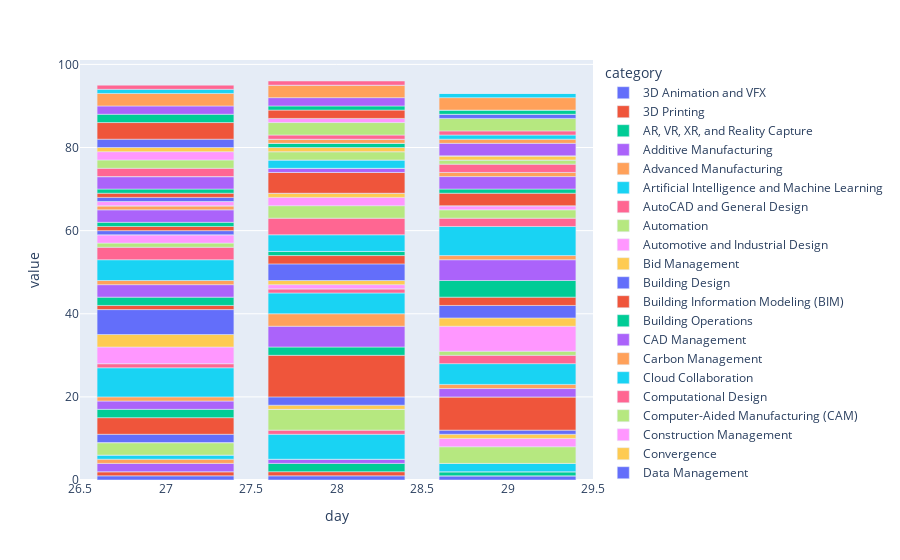

Source (notebook cell):
### Code cell
data_categories = class_attendees_per_categories.groupby(['day', 'category'])['day'].count().unstack('category').fillna(0)
# print(data.head())
data_categories.plot(kind='bar', color="category")
# data.plot(kind='bar', stacked=True)

### Figure 1 — Plotly figure (JSON) as saved in the notebook; plotly's stock layout.template omitted (floating-point values rounded to 4 significant figures)
{"data": [{"alignmentgroup": "True", "hovertemplate": "category=3D Animation and VFX<br>day=%{x}<br>value=%{y}<extra></extra>", "legendgroup": "3D Animation and VFX", "marker": {"color": "#636efa", "pattern": {"shape": ""}}, "name": "3D Animation and VFX", "offsetgroup": "3D Animation and VFX", "orientation": "v", "showlegend": true, "textposition": "auto", "type": "bar", "x": [27, 28, 29], "xaxis": "x", "y": [1, 1, 1], "yaxis": "y"}, {"alignmentgroup": "True", "hovertemplate": "category=3D Printing<br>day=%{x}<br>value=%{y}<extra></extra>", "legendgroup": "3D Printing", "marker": {"color": "#EF553B", "pattern": {"shape": ""}}, "name": "3D Printing", "offsetgroup": "3D Printing", "orientation": "v", "showlegend": true, "textposition": "auto", "type": "bar", "x": [27, 28, 29], "xaxis": "x", "y": [1, 1, 0], "yaxis": "y"}, {"alignmentgroup": "True", "hovertemplate": "category=AR, VR, XR, and Reality Capture<br>day=%{x}<br>value=%{y}<extra></extra>", "legendgroup": "AR, VR, XR, and Reality Capture", "marker": {"color": "#00cc96", "pattern": {"shape": ""}}, "name": "AR, VR, XR, and Reality Capture", "offsetgroup": "AR, VR, XR, and Reality Capture", "orientation": "v", "showlegend": true, "textposition": "auto", "type": "bar", "x": [27, 28, 29], "xaxis": "x", "y": [0, 2, 1], "yaxis": "y"}, {"alignmentgroup": "True", "hovertemplate": "category=Additive Manufacturing<br>day=%{x}<br>value=%{y}<extra></extra>", "legendgroup": "Additive Manufacturing", "marker": {"color": "#ab63fa", "pattern": {"shape": ""}}, "name": "Additive Manufacturing", "offsetgroup": "Additive Manufacturing", "orientation": "v", "showlegend": true, "textposition": "auto", "type": "bar", "x": [27, 28, 29], "xaxis": "x", "y": [2, 1, 0], "yaxis": "y"}, {"alignmentgroup": "True", "hovertemplate": "category=Advanced Manufacturing<br>day=%{x}<br>value=%{y}<extra></extra>", "legendgroup": "Advanced Manufacturing", "marker": {"color": "#FFA15A", "pattern": {"shape": ""}}, "name": "Advanced Manufacturing", "offsetgroup": "Advanced Manufacturing", "orientation": "v", "showlegend": true, "textposition": "auto", "type": "bar", "x": [27, 28, 29], "xaxis": "x", "y": [1, 0, 0], "yaxis": "y"}, {"alignmentgroup": "True", "hovertemplate": "category=Artificial Intelligence and Machine Learning<br>day=%{x}<br>value=%{y}<extra></extra>", "legendgroup": "Artificial Intelligence and Machine Learning", "marker": {"color": "#19d3f3", "pattern": {"shape": ""}}, "name": "Artificial Intelligence and Machine Learning", "offsetgroup": "Artificial Intelligence and Machine Learning", "orientation": "v", "showlegend": true, "textposition": "auto", "type": "bar", "x": [27, 28, 29], "xaxis": "x", "y": [1, 6, 2], "yaxis": "y"}, {"alignmentgroup": "True", "hovertemplate": "category=AutoCAD and General Design<br>day=%{x}<br>value=%{y}<extra></extra>", "legendgroup": "AutoCAD and General Design", "marker": {"color": "#FF6692", "pattern": {"shape": ""}}, "name": "AutoCAD and General Design", "offsetgroup": "AutoCAD and General Design", "orientation": "v", "showlegend": true, "textposition": "auto", "type": "bar", "x": [27, 28, 29], "xaxis": "x", "y": [0, 1, 0], "yaxis": "y"}, {"alignmentgroup": "True", "hovertemplate": "category=Automation<br>day=%{x}<br>value=%{y}<extra></extra>", "legendgroup": "Automation", "marker": {"color": "#B6E880", "pattern": {"shape": ""}}, "name": "Automation", "offsetgroup": "Automation", "orientation": "v", "showlegend": true, "textposition": "auto", "type": "bar", "x": [27, 28, 29], "xaxis": "x", "y": [3, 5, 4], "yaxis": "y"}, {"alignmentgroup": "True", "hovertemplate": "category=Automotive and Industrial Design<br>day=%{x}<br>value=%{y}<extra></extra>", "legendgroup": "Automotive and Industrial Design", "marker": {"color": "#FF97FF", "pattern": {"shape": ""}}, "name": "Automotive and Industrial Design", "offsetgroup": "Automotive and Industrial Design", "orientation": "v", "showlegend": true, "textposition": "auto", "type": "bar", "x": [27, 28, 29], "xaxis": "x", "y": [0, 0, 2], "yaxis": "y"}, {"alignmentgroup": "True", "hovertemplate": "category=Bid Management<br>day=%{x}<br>value=%{y}<extra></extra>", "legendgroup": "Bid Management", "marker": {"color": "#FECB52", "pattern": {"shape": ""}}, "name": "Bid Management", "offsetgroup": "Bid Management", "orientation": "v", "showlegend": true, "textposition": "auto", "type": "bar", "x": [27, 28, 29], "xaxis": "x", "y": [0, 1, 1], "yaxis": "y"}, {"alignmentgroup": "True", "hovertemplate": "category=Building Design<br>day=%{x}<br>value=%{y}<extra></extra>", "legendgroup": "Building Design", "marker": {"color": "#636efa", "pattern": {"shape": ""}}, "name": "Building Design", "offsetgroup": "Building Design", "orientation": "v", "showlegend": true, "textposition": "auto", "type": "bar", "x": [27, 28, 29], "xaxis": "x", "y": [2, 2, 1], "yaxis": "y"}, {"alignmentgroup": "True", "hovertemplate": "category=Building Information Modeling (BIM)<br>day=%{x}<br>value=%{y}<extra></extra>", "legendgroup": "Building Information Modeling (BIM)", "marker": {"color": "#EF553B", "pattern": {"shape": ""}}, "name": "Building Information Modeling (BIM)", "offsetgroup": "Building Information Modeling (BIM)", "orientation": "v", "showlegend": true, "textposition": "auto", "type": "bar", "x": [27, 28, 29], "xaxis": "x", "y": [4, 10, 8], "yaxis": "y"}, {"alignmentgroup": "True", "hovertemplate": "category=Building Operations<br>day=%{x}<br>value=%{y}<extra></extra>", "legendgroup": "Building Operations", "marker": {"color": "#00cc96", "pattern": {"shape": ""}}, "name": "Building Operations", "offsetgroup": "Building Operations", "orientation": "v", "showlegend": true, "textposition": "auto", "type": "bar", "x": [27, 28, 29], "xaxis": "x", "y": [2, 2, 0], "yaxis": "y"}, {"alignmentgroup": "True", "hovertemplate": "category=CAD Management<br>day=%{x}<br>value=%{y}<extra></extra>", "legendgroup": "CAD Management", "marker": {"color": "#ab63fa", "pattern": {"shape": ""}}, "name": "CAD Management", "offsetgroup": "CAD Management", "orientation": "v", "showlegend": true, "textposition": "auto", "type": "bar", "x": [27, 28, 29], "xaxis": "x", "y": [2, 5, 2], "yaxis": "y"}, {"alignmentgroup": "True", "hovertemplate": "category=Carbon Management<br>day=%{x}<br>value=%{y}<extra></extra>", "legendgroup": "Carbon Management", "marker": {"color": "#FFA15A", "pattern": {"shape": ""}}, "name": "Carbon Management", "offsetgroup": "Carbon Management", "orientation": "v", "showlegend": true, "textposition": "auto", "type": "bar", "x": [27, 28, 29], "xaxis": "x", "y": [1, 3, 1], "yaxis": "y"}, {"alignmentgroup": "True", "hovertemplate": "category=Cloud Collaboration<br>day=%{x}<br>value=%{y}<extra></extra>", "legendgroup": "Cloud Collaboration", "marker": {"color": "#19d3f3", "pattern": {"shape": ""}}, "name": "Cloud Collaboration", "offsetgroup": "Cloud Collaboration", "orientation": "v", "showlegend": true, "textposition": "auto", "type": "bar", "x": [27, 28, 29], "xaxis": "x", "y": [7, 5, 5], "yaxis": "y"}, {"alignmentgroup": "True", "hovertemplate": "category=Computational Design<br>day=%{x}<br>value=%{y}<extra></extra>", "legendgroup": "Computational Design", "marker": {"color": "#FF6692", "pattern": {"shape": ""}}, "name": "Computational Design", "offsetgroup": "Computational Design", "orientation": "v", "showlegend": true, "textposition": "auto", "type": "bar", "x": [27, 28, 29], "xaxis": "x", "y": [1, 1, 2], "yaxis": "y"}, {"alignmentgroup": "True", "hovertemplate": "category=Computer-Aided Manufacturing (CAM)<br>day=%{x}<br>value=%{y}<extra></extra>", "legendgroup": "Computer-Aided Manufacturing (CAM)", "marker": {"color": "#B6E880", "pattern": {"shape": ""}}, "name": "Computer-Aided Manufacturing (CAM)", "offsetgroup": "Computer-Aided Manufacturing (CAM)", "orientation": "v", "showlegend": true, "textposition": "auto", "type": "bar", "x": [27, 28, 29], "xaxis": "x", "y": [0, 0, 1], "yaxis": "y"}, {"alignmentgroup": "True", "hovertemplate": "category=Construction Management<br>day=%{x}<br>value=%{y}<extra></extra>", "legendgroup": "Construction Management", "marker": {"color": "#FF97FF", "pattern": {"shape": ""}}, "name": "Construction Management", "offsetgroup": "Construction Management", "orientation": "v", "showlegend": true, "textposition": "auto", "type": "bar", "x": [27, 28, 29], "xaxis": "x", "y": [4, 1, 6], "yaxis": "y"}, {"alignmentgroup": "True", "hovertemplate": "category=Convergence<br>day=%{x}<br>value=%{y}<extra></extra>", "legendgroup": "Convergence", "marker": {"color": "#FECB52", "pattern": {"shape": ""}}, "name": "Convergence", "offsetgroup": "Convergence", "orientation": "v", "showlegend": true, "textposition": "auto", "type": "bar", "x": [27, 28, 29], "xaxis": "x", "y": [3, 1, 2], "yaxis": "y"}, {"alignmentgroup": "True", "hovertemplate": "category=Data Management<br>day=%{x}<br>value=%{y}<extra></extra>", "legendgroup": "Data Management", "marker": {"color": "#636efa", "pattern": {"shape": ""}}, "name": "Data Management", "offsetgroup": "Data Management", "orientation": "v", "showlegend": true, "textposition": "auto", "type": "bar", "x": [27, 28, 29], "xaxis": "x", "y": [6, 4, 3], "yaxis": "y"}, {"alignmentgroup": "True", "hovertemplate": "category=Design Visualization<br>day=%{x}<br>value=%{y}<extra></extra>", "legendgroup": "Design Visualization", "marker": {"color": "#EF553B", "pattern": {"shape": ""}}, "name": "Design Visualization", "offsetgroup": "Design Visualization", "orientation": "v", "showlegend": true, "textposition": "auto", "type": "bar", "x": [27, 28, 29], "xaxis": "x", "y": [1, 2, 2], "yaxis": "y"}, {"alignmentgroup": "True", "hovertemplate": "category=Digital Construction<br>day=%{x}<br>value=%{y}<extra></extra>", "legendgroup": "Digital Construction", "marker": {"color": "#00cc96", "pattern": {"shape": ""}}, "name": "Digital Construction", "offsetgroup": "Digital Construction", "orientation": "v", "showlegend": true, "textposition": "auto", "type": "bar", "x": [27, 28, 29], "xaxis": "x", "y": [2, 1, 4], "yaxis": "y"}, {"alignmentgroup": "True", "hovertemplate": "category=Digital Delivery<br>day=%{x}<br>value=%{y}<extra></extra>", "legendgroup": "Digital Delivery", "marker": {"color": "#ab63fa", "pattern": {"shape": ""}}, "name": "Digital Delivery", "offsetgroup": "Digital Delivery", "orientation": "v", "showlegend": true, "textposition": "auto", "type": "bar", "x": [27, 28, 29], "xaxis": "x", "y": [3, 0, 5], "yaxis": "y"}, {"alignmentgroup": "True", "hovertemplate": "category=Digital Factory<br>day=%{x}<br>value=%{y}<extra></extra>", "legendgroup": "Digital Factory", "marker": {"color": "#FFA15A", "pattern": {"shape": ""}}, "name": "Digital Factory", "offsetgroup": "Digital Factory", "orientation": "v", "showlegend": true, "textposition": "auto", "type": "bar", "x": [27, 28, 29], "xaxis": "x", "y": [1, 0, 1], "yaxis": "y"}, {"alignmentgroup": "True", "hovertemplate": "category=Digital Transformation<br>day=%{x}<br>value=%{y}<extra></extra>", "legendgroup": "Digital Transformation", "marker": {"color": "#19d3f3", "pattern": {"shape": ""}}, "name": "Digital Transformation", "offsetgroup": "Digital Transformation", "orientation": "v", "showlegend": true, "textposition": "auto", "type": "bar", "x": [27, 28, 29], "xaxis": "x", "y": [5, 4, 7], "yaxis": "y"}, {"alignmentgroup": "True", "hovertemplate": "category=Digital Twin<br>day=%{x}<br>value=%{y}<extra></extra>", "legendgroup": "Digital Twin", "marker": {"color": "#FF6692", "pattern": {"shape": ""}}, "name": "Digital Twin", "offsetgroup": "Digital Twin", "orientation": "v", "showlegend": true, "textposition": "auto", "type": "bar", "x": [27, 28, 29], "xaxis": "x", "y": [3, 4, 2], "yaxis": "y"}, {"alignmentgroup": "True", "hovertemplate": "category=Diversity, Equity, and Inclusion<br>day=%{x}<br>value=%{y}<extra></extra>", "legendgroup": "Diversity, Equity, and Inclusion", "marker": {"color": "#B6E880", "pattern": {"shape": ""}}, "name": "Diversity, Equity, and Inclusion", "offsetgroup": "Diversity, Equity, and Inclusion", "orientation": "v", "showlegend": true, "textposition": "auto", "type": "bar", "x": [27, 28, 29], "xaxis": "x", "y": [1, 3, 2], "yaxis": "y"}, {"alignmentgroup": "True", "hovertemplate": "category=Document Management<br>day=%{x}<br>value=%{y}<extra></extra>", "legendgroup": "Document Management", "marker": {"color": "#FF97FF", "pattern": {"shape": ""}}, "name": "Document Management", "offsetgroup": "Document Management", "orientation": "v", "showlegend": true, "textposition": "auto", "type": "bar", "x": [27, 28, 29], "xaxis": "x", "y": [2, 2, 1], "yaxis": "y"}, {"alignmentgroup": "True", "hovertemplate": "category=Facilities Management<br>day=%{x}<br>value=%{y}<extra></extra>", "legendgroup": "Facilities Management", "marker": {"color": "#FECB52", "pattern": {"shape": ""}}, "name": "Facilities Management", "offsetgroup": "Facilities Management", "orientation": "v", "showlegend": true, "textposition": "auto", "type": "bar", "x": [27, 28, 29], "xaxis": "x", "y": [0, 1, 0], "yaxis": "y"}, {"alignmentgroup": "True", "hovertemplate": "category=Field Management<br>day=%{x}<br>value=%{y}<extra></extra>", "legendgroup": "Field Management", "marker": {"color": "#636efa", "pattern": {"shape": ""}}, "name": "Field Management", "offsetgroup": "Field Management", "orientation": "v", "showlegend": true, "textposition": "auto", "type": "bar", "x": [27, 28, 29], "xaxis": "x", "y": [1, 0, 0], "yaxis": "y"}, {"alignmentgroup": "True", "hovertemplate": "category=Future of Work<br>day=%{x}<br>value=%{y}<extra></extra>", "legendgroup": "Future of Work", "marker": {"color": "#EF553B", "pattern": {"shape": ""}}, "name": "Future of Work", "offsetgroup": "Future of Work", "orientation": "v", "showlegend": true, "textposition": "auto", "type": "bar", "x": [27, 28, 29], "xaxis": "x", "y": [1, 5, 3], "yaxis": "y"}, {"alignmentgroup": "True", "hovertemplate": "category=Game Development<br>day=%{x}<br>value=%{y}<extra></extra>", "legendgroup": "Game Development", "marker": {"color": "#00cc96", "pattern": {"shape": ""}}, "name": "Game Development", "offsetgroup": "Game Development", "orientation": "v", "showlegend": true, "textposition": "auto", "type": "bar", "x": [27, 28, 29], "xaxis": "x", "y": [1, 0, 1], "yaxis": "y"}, {"alignmentgroup": "True", "hovertemplate": "category=Generative Design<br>day=%{x}<br>value=%{y}<extra></extra>", "legendgroup": "Generative Design", "marker": {"color": "#ab63fa", "pattern": {"shape": ""}}, "name": "Generative Design", "offsetgroup": "Generative Design", "orientation": "v", "showlegend": true, "textposition": "auto", "type": "bar", "x": [27, 28, 29], "xaxis": "x", "y": [3, 1, 3], "yaxis": "y"}, {"alignmentgroup": "True", "hovertemplate": "category=Geospatial<br>day=%{x}<br>value=%{y}<extra></extra>", "legendgroup": "Geospatial", "marker": {"color": "#FFA15A", "pattern": {"shape": ""}}, "name": "Geospatial", "offsetgroup": "Geospatial", "orientation": "v", "showlegend": true, "textposition": "auto", "type": "bar", "x": [27, 28, 29], "xaxis": "x", "y": [1, 0, 1], "yaxis": "y"}, {"alignmentgroup": "True", "hovertemplate": "category=IT Management<br>day=%{x}<br>value=%{y}<extra></extra>", "legendgroup": "IT Management", "marker": {"color": "#19d3f3", "pattern": {"shape": ""}}, "name": "IT Management", "offsetgroup": "IT Management", "orientation": "v", "showlegend": true, "textposition": "auto", "type": "bar", "x": [27, 28, 29], "xaxis": "x", "y": [0, 2, 0], "yaxis": "y"}, {"alignmentgroup": "True", "hovertemplate": "category=Industrialized Construction and DfMA<br>day=%{x}<br>value=%{y}<extra></extra>", "legendgroup": "Industrialized Construction and DfMA", "marker": {"color": "#FF6692", "pattern": {"shape": ""}}, "name": "Industrialized Construction and DfMA", "offsetgroup": "Industrialized Construction and DfMA", "orientation": "v", "showlegend": true, "textposition": "auto", "type": "bar", "x": [27, 28, 29], "xaxis": "x", "y": [0, 0, 2], "yaxis": "y"}, {"alignmentgroup": "True", "hovertemplate": "category=Infrastructure Workflows<br>day=%{x}<br>value=%{y}<extra></extra>", "legendgroup": "Infrastructure Workflows", "marker": {"color": "#B6E880", "pattern": {"shape": ""}}, "name": "Infrastructure Workflows", "offsetgroup": "Infrastructure Workflows", "orientation": "v", "showlegend": true, "textposition": "auto", "type": "bar", "x": [27, 28, 29], "xaxis": "x", "y": [0, 2, 1], "yaxis": "y"}, {"alignmentgroup": "True", "hovertemplate": "category=Injection Molding<br>day=%{x}<br>value=%{y}<extra></extra>", "legendgroup": "Injection Molding", "marker": {"color": "#FF97FF", "pattern": {"shape": ""}}, "name": "Injection Molding", "offsetgroup": "Injection Molding", "orientation": "v", "showlegend": true, "textposition": "auto", "type": "bar", "x": [27, 28, 29], "xaxis": "x", "y": [1, 0, 0], "yaxis": "y"}, {"alignmentgroup": "True", "hovertemplate": "category=Land Development and Urban Planning<br>day=%{x}<br>value=%{y}<extra></extra>", "legendgroup": "Land Development and Urban Planning", "marker": {"color": "#FECB52", "pattern": {"shape": ""}}, "name": "Land Development and Urban Planning", "offsetgroup": "Land Development and Urban Planning", "orientation": "v", "showlegend": true, "textposition": "auto", "type": "bar", "x": [27, 28, 29], "xaxis": "x", "y": [0, 1, 1], "yaxis": "y"}, {"alignmentgroup": "True", "hovertemplate": "category=MEP & Structural Fabrication<br>day=%{x}<br>value=%{y}<extra></extra>", "legendgroup": "MEP & Structural Fabrication", "marker": {"color": "#636efa", "pattern": {"shape": ""}}, "name": "MEP & Structural Fabrication", "offsetgroup": "MEP & Structural Fabrication", "orientation": "v", "showlegend": true, "textposition": "auto", "type": "bar", "x": [27, 28, 29], "xaxis": "x", "y": [1, 0, 0], "yaxis": "y"}, {"alignmentgroup": "True", "hovertemplate": "category=Machining<br>day=%{x}<br>value=%{y}<extra></extra>", "legendgroup": "Machining", "marker": {"color": "#EF553B", "pattern": {"shape": ""}}, "name": "Machining", "offsetgroup": "Machining", "orientation": "v", "showlegend": true, "textposition": "auto", "type": "bar", "x": [27, 28, 29], "xaxis": "x", "y": [1, 0, 0], "yaxis": "y"}, {"alignmentgroup": "True", "hovertemplate": "category=Mechanical Design<br>day=%{x}<br>value=%{y}<extra></extra>", "legendgroup": "Mechanical Design", "marker": {"color": "#00cc96", "pattern": {"shape": ""}}, "name": "Mechanical Design", "offsetgroup": "Mechanical Design", "orientation": "v", "showlegend": true, "textposition": "auto", "type": "bar", "x": [27, 28, 29], "xaxis": "x", "y": [1, 1, 0], "yaxis": "y"}, {"alignmentgroup": "True", "hovertemplate": "category=Model Coordination<br>day=%{x}<br>value=%{y}<extra></extra>", "legendgroup": "Model Coordination", "marker": {"color": "#ab63fa", "pattern": {"shape": ""}}, "name": "Model Coordination", "offsetgroup": "Model Coordination", "orientation": "v", "showlegend": true, "textposition": "auto", "type": "bar", "x": [27, 28, 29], "xaxis": "x", "y": [3, 0, 3], "yaxis": "y"}, {"alignmentgroup": "True", "hovertemplate": "category=Preconstruction<br>day=%{x}<br>value=%{y}<extra></extra>", "legendgroup": "Preconstruction", "marker": {"color": "#FFA15A", "pattern": {"shape": ""}}, "name": "Preconstruction", "offsetgroup": "Preconstruction", "orientation": "v", "showlegend": true, "textposition": "auto", "type": "bar", "x": [27, 28, 29], "xaxis": "x", "y": [0, 1, 1], "yaxis": "y"}, {"alignmentgroup": "True", "hovertemplate": "category=Prefabrication<br>day=%{x}<br>value=%{y}<extra></extra>", "legendgroup": "Prefabrication", "marker": {"color": "#19d3f3", "pattern": {"shape": ""}}, "name": "Prefabrication", "offsetgroup": "Prefabrication", "orientation": "v", "showlegend": true, "textposition": "auto", "type": "bar", "x": [27, 28, 29], "xaxis": "x", "y": [0, 0, 1], "yaxis": "y"}, {"alignmentgroup": "True", "hovertemplate": "category=Product Design<br>day=%{x}<br>value=%{y}<extra></extra>", "legendgroup": "Product Design", "marker": {"color": "#FF6692", "pattern": {"shape": ""}}, "name": "Product Design", "offsetgroup": "Product Design", "orientation": "v", "showlegend": true, "textposition": "auto", "type": "bar", "x": [27, 28, 29], "xaxis": "x", "y": [2, 1, 1], "yaxis": "y"}, {"alignmentgroup": "True", "hovertemplate": "category=Project Management<br>day=%{x}<br>value=%{y}<extra></extra>", "legendgroup": "Project Management", "marker": {"color": "#B6E880", "pattern": {"shape": ""}}, "name": "Project Management", "offsetgroup": "Project Management", "orientation": "v", "showlegend": true, "textposition": "auto", "type": "bar", "x": [27, 28, 29], "xaxis": "x", "y": [2, 3, 3], "yaxis": "y"}, {"alignmentgroup": "True", "hovertemplate": "category=Quality Management<br>day=%{x}<br>value=%{y}<extra></extra>", "legendgroup": "Quality Management", "marker": {"color": "#FF97FF", "pattern": {"shape": ""}}, "name": "Quality Management", "offsetgroup": "Quality Management", "orientation": "v", "showlegend": true, "textposition": "auto", "type": "bar", "x": [27, 28, 29], "xaxis": "x", "y": [2, 1, 0], "yaxis": "y"}, {"alignmentgroup": "True", "hovertemplate": "category=Safety Management<br>day=%{x}<br>value=%{y}<extra></extra>", "legendgroup": "Safety Management", "marker": {"color": "#FECB52", "pattern": {"shape": ""}}, "name": "Safety Management", "offsetgroup": "Safety Management", "orientation": "v", "showlegend": true, "textposition": "auto", "type": "bar", "x": [27, 28, 29], "xaxis": "x", "y": [1, 0, 0], "yaxis": "y"}, {"alignmentgroup": "True", "hovertemplate": "category=Simulation<br>day=%{x}<br>value=%{y}<extra></extra>", "legendgroup": "Simulation", "marker": {"color": "#636efa", "pattern": {"shape": ""}}, "name": "Simulation", "offsetgroup": "Simulation", "orientation": "v", "showlegend": true, "textposition": "auto", "type": "bar", "x": [27, 28, 29], "xaxis": "x", "y": [2, 0, 1], "yaxis": "y"}, {"alignmentgroup": "True", "hovertemplate": "category=Software Development<br>day=%{x}<br>value=%{y}<extra></extra>", "legendgroup": "Software Development", "marker": {"color": "#EF553B", "pattern": {"shape": ""}}, "name": "Software Development", "offsetgroup": "Software Development", "orientation": "v", "showlegend": true, "textposition": "auto", "type": "bar", "x": [27, 28, 29], "xaxis": "x", "y": [4, 2, 0], "yaxis": "y"}, {"alignmentgroup": "True", "hovertemplate": "category=Software Training<br>day=%{x}<br>value=%{y}<extra></extra>", "legendgroup": "Software Training", "marker": {"color": "#00cc96", "pattern": {"shape": ""}}, "name": "Software Training", "offsetgroup": "Software Training", "orientation": "v", "showlegend": true, "textposition": "auto", "type": "bar", "x": [27, 28, 29], "xaxis": "x", "y": [2, 1, 1], "yaxis": "y"}, {"alignmentgroup": "True", "hovertemplate": "category=Structural Engineering and Design<br>day=%{x}<br>value=%{y}<extra></extra>", "legendgroup": "Structural Engineering and Design", "marker": {"color": "#ab63fa", "pattern": {"shape": ""}}, "name": "Structural Engineering and Design", "offsetgroup": "Structural Engineering and Design", "orientation": "v", "showlegend": true, "textposition": "auto", "type": "bar", "x": [27, 28, 29], "xaxis": "x", "y": [2, 2, 0], "yaxis": "y"}, {"alignmentgroup": "True", "hovertemplate": "category=Sustainability<br>day=%{x}<br>value=%{y}<extra></extra>", "legendgroup": "Sustainability", "marker": {"color": "#FFA15A", "pattern": {"shape": ""}}, "name": "Sustainability", "offsetgroup": "Sustainability", "orientation": "v", "showlegend": true, "textposition": "auto", "type": "bar", "x": [27, 28, 29], "xaxis": "x", "y": [3, 3, 3], "yaxis": "y"}, {"alignmentgroup": "True", "hovertemplate": "category=Virtual Production<br>day=%{x}<br>value=%{y}<extra></extra>", "legendgroup": "Virtual Production", "marker": {"color": "#19d3f3", "pattern": {"shape": ""}}, "name": "Virtual Production", "offsetgroup": "Virtual Production", "orientation": "v", "showlegend": true, "textposition": "auto", "type": "bar", "x": [27, 28, 29], "xaxis": "x", "y": [1, 0, 1], "yaxis": "y"}, {"alignmentgroup": "True", "hovertemplate": "category=Water Resource Management<br>day=%{x}<br>value=%{y}<extra></extra>", "legendgroup": "Water Resource Management", "marker": {"color": "#FF6692", "pattern": {"shape": ""}}, "name": "Water Resource Management", "offsetgroup": "Water Resource Management", "orientation": "v", "showlegend": true, "textposition": "auto", "type": "bar", "x": [27, 28, 29], "xaxis": "x", "y": [1, 1, 0], "yaxis": "y"}], "layout": {"barmode": "relative", "legend": {"title": {"text": "category"}, "tracegroupgap": 0}, "margin": {"t": 60}, "xaxis": {"anchor": "y", "domain": [0, 1], "title": {"text": "day"}}, "yaxis": {"anchor": "x", "domain": [0, 1], "title": {"text": "value"}}}}
